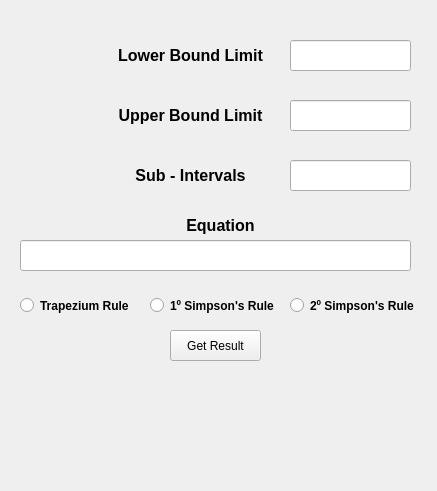
<?xml version="1.0" encoding="UTF-8"?>
<ui version="4.0">
 <class>background</class>
 <widget class="QWidget" name="background">
  <property name="enabled">
   <bool>true</bool>
  </property>
  <property name="geometry">
   <rect>
    <x>0</x>
    <y>0</y>
    <width>437</width>
    <height>491</height>
   </rect>
  </property>
  <property name="minimumSize">
   <size>
    <width>437</width>
    <height>440</height>
   </size>
  </property>
  <property name="maximumSize">
   <size>
    <width>437</width>
    <height>6000000</height>
   </size>
  </property>
  <property name="windowTitle">
   <string>Akademiet</string>
  </property>
  <property name="autoFillBackground">
   <bool>false</bool>
  </property>
  <property name="styleSheet">
   <string notr="true"/>
  </property>
  <widget class="QPushButton" name="PB_result">
   <property name="geometry">
    <rect>
     <x>170</x>
     <y>330</y>
     <width>91</width>
     <height>31</height>
    </rect>
   </property>
   <property name="text">
    <string>Get Result</string>
   </property>
  </widget>
  <widget class="QRadioButton" name="RB_trapezium">
   <property name="geometry">
    <rect>
     <x>20</x>
     <y>290</y>
     <width>111</width>
     <height>31</height>
    </rect>
   </property>
   <property name="font">
    <font>
     <weight>75</weight>
     <bold>true</bold>
    </font>
   </property>
   <property name="text">
    <string>Trapezium Rule</string>
   </property>
  </widget>
  <widget class="QLineEdit" name="Up_line">
   <property name="geometry">
    <rect>
     <x>290</x>
     <y>100</y>
     <width>121</width>
     <height>31</height>
    </rect>
   </property>
   <property name="alignment">
    <set>Qt::AlignCenter</set>
   </property>
  </widget>
  <widget class="QLineEdit" name="Lw_line">
   <property name="geometry">
    <rect>
     <x>290</x>
     <y>40</y>
     <width>121</width>
     <height>31</height>
    </rect>
   </property>
   <property name="alignment">
    <set>Qt::AlignCenter</set>
   </property>
  </widget>
  <widget class="QLineEdit" name="Sub_line">
   <property name="geometry">
    <rect>
     <x>290</x>
     <y>160</y>
     <width>121</width>
     <height>31</height>
    </rect>
   </property>
   <property name="alignment">
    <set>Qt::AlignCenter</set>
   </property>
  </widget>
  <widget class="QLineEdit" name="Eqt_line">
   <property name="geometry">
    <rect>
     <x>20</x>
     <y>240</y>
     <width>391</width>
     <height>31</height>
    </rect>
   </property>
   <property name="alignment">
    <set>Qt::AlignCenter</set>
   </property>
  </widget>
  <widget class="QRadioButton" name="RB_Sone">
   <property name="geometry">
    <rect>
     <x>150</x>
     <y>290</y>
     <width>141</width>
     <height>31</height>
    </rect>
   </property>
   <property name="font">
    <font>
     <weight>75</weight>
     <bold>true</bold>
    </font>
   </property>
   <property name="text">
    <string>1º Simpson's Rule</string>
   </property>
  </widget>
  <widget class="QRadioButton" name="RB_Stwo">
   <property name="geometry">
    <rect>
     <x>290</x>
     <y>290</y>
     <width>131</width>
     <height>31</height>
    </rect>
   </property>
   <property name="font">
    <font>
     <weight>75</weight>
     <bold>true</bold>
    </font>
   </property>
   <property name="text">
    <string>2º Simpson's Rule</string>
   </property>
  </widget>
  <widget class="QLabel" name="Upper_label">
   <property name="geometry">
    <rect>
     <x>110</x>
     <y>100</y>
     <width>161</width>
     <height>31</height>
    </rect>
   </property>
   <property name="font">
    <font>
     <pointsize>12</pointsize>
     <weight>75</weight>
     <bold>true</bold>
    </font>
   </property>
   <property name="text">
    <string>Upper Bound Limit</string>
   </property>
   <property name="textFormat">
    <enum>Qt::RichText</enum>
   </property>
   <property name="alignment">
    <set>Qt::AlignCenter</set>
   </property>
  </widget>
  <widget class="QLabel" name="Lower_label">
   <property name="geometry">
    <rect>
     <x>110</x>
     <y>40</y>
     <width>161</width>
     <height>31</height>
    </rect>
   </property>
   <property name="font">
    <font>
     <pointsize>12</pointsize>
     <weight>75</weight>
     <bold>true</bold>
    </font>
   </property>
   <property name="text">
    <string>Lower Bound Limit</string>
   </property>
   <property name="textFormat">
    <enum>Qt::RichText</enum>
   </property>
   <property name="alignment">
    <set>Qt::AlignCenter</set>
   </property>
  </widget>
  <widget class="QLabel" name="SubIT_label">
   <property name="geometry">
    <rect>
     <x>110</x>
     <y>160</y>
     <width>161</width>
     <height>31</height>
    </rect>
   </property>
   <property name="font">
    <font>
     <pointsize>12</pointsize>
     <weight>75</weight>
     <bold>true</bold>
    </font>
   </property>
   <property name="text">
    <string>Sub - Intervals</string>
   </property>
   <property name="textFormat">
    <enum>Qt::RichText</enum>
   </property>
   <property name="alignment">
    <set>Qt::AlignCenter</set>
   </property>
  </widget>
  <widget class="QLabel" name="Equation_label">
   <property name="geometry">
    <rect>
     <x>140</x>
     <y>210</y>
     <width>161</width>
     <height>31</height>
    </rect>
   </property>
   <property name="font">
    <font>
     <pointsize>12</pointsize>
     <weight>75</weight>
     <bold>true</bold>
    </font>
   </property>
   <property name="text">
    <string>Equation</string>
   </property>
   <property name="textFormat">
    <enum>Qt::RichText</enum>
   </property>
   <property name="alignment">
    <set>Qt::AlignCenter</set>
   </property>
  </widget>
  <widget class="QLabel" name="Answer">
   <property name="geometry">
    <rect>
     <x>30</x>
     <y>380</y>
     <width>381</width>
     <height>81</height>
    </rect>
   </property>
   <property name="font">
    <font>
     <pointsize>12</pointsize>
     <weight>75</weight>
     <bold>true</bold>
    </font>
   </property>
   <property name="text">
    <string/>
   </property>
   <property name="alignment">
    <set>Qt::AlignCenter</set>
   </property>
  </widget>
 </widget>
 <resources>
  <include location="images.qrc"/>
 </resources>
 <connections/>
</ui>
